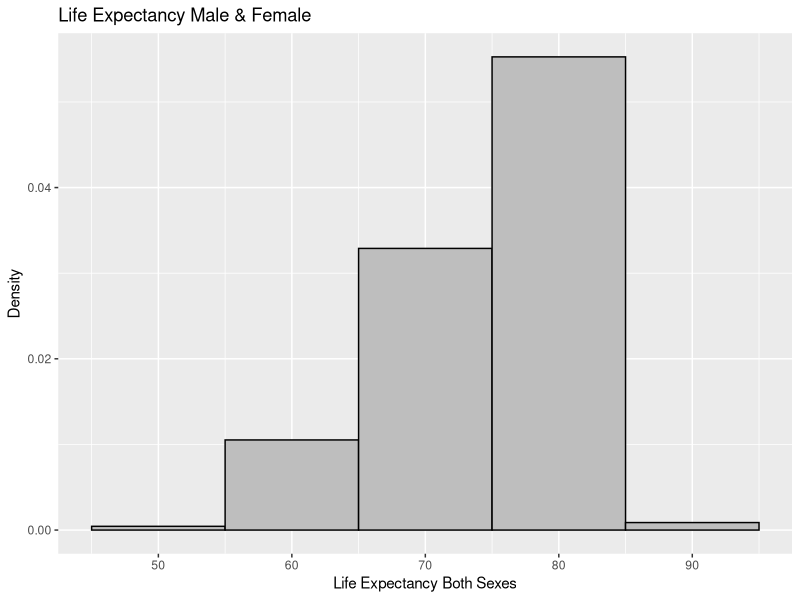
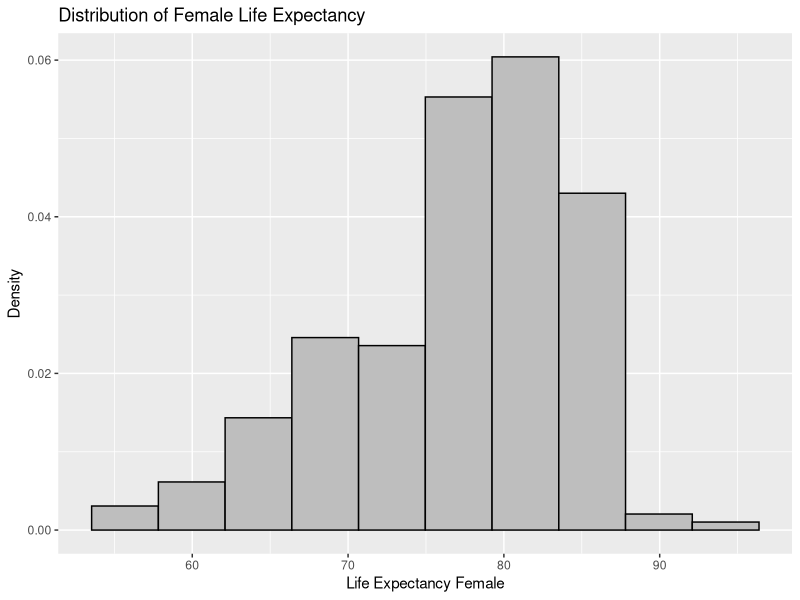
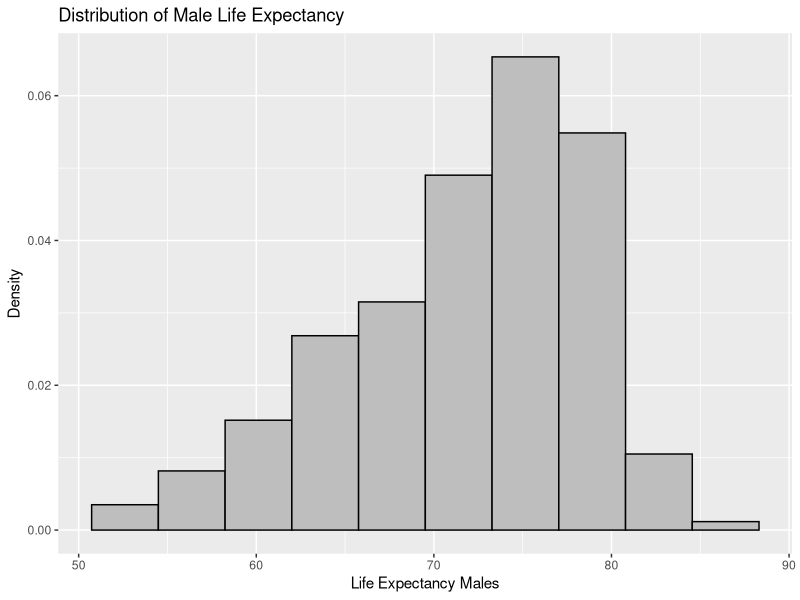
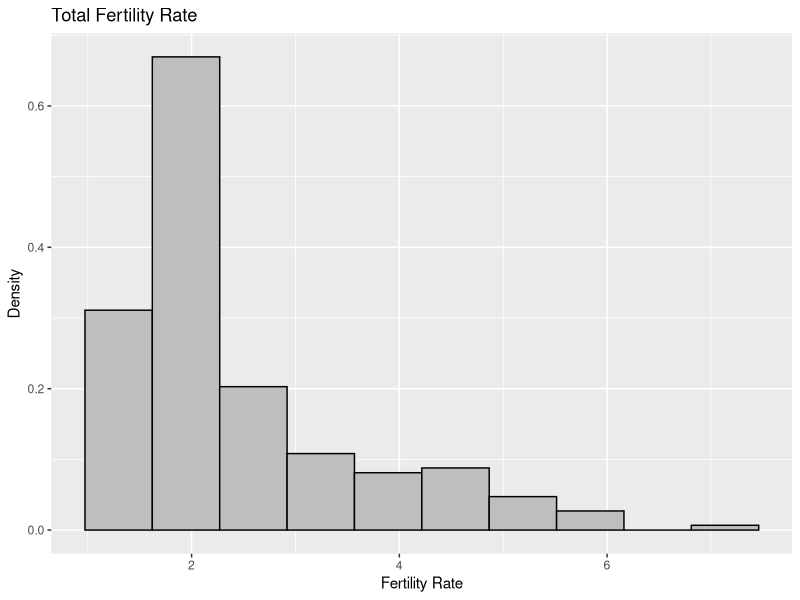
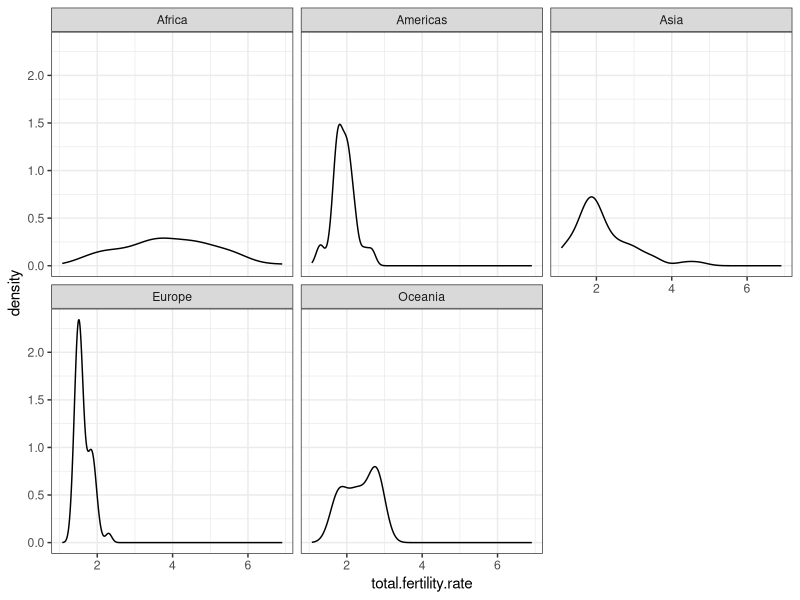
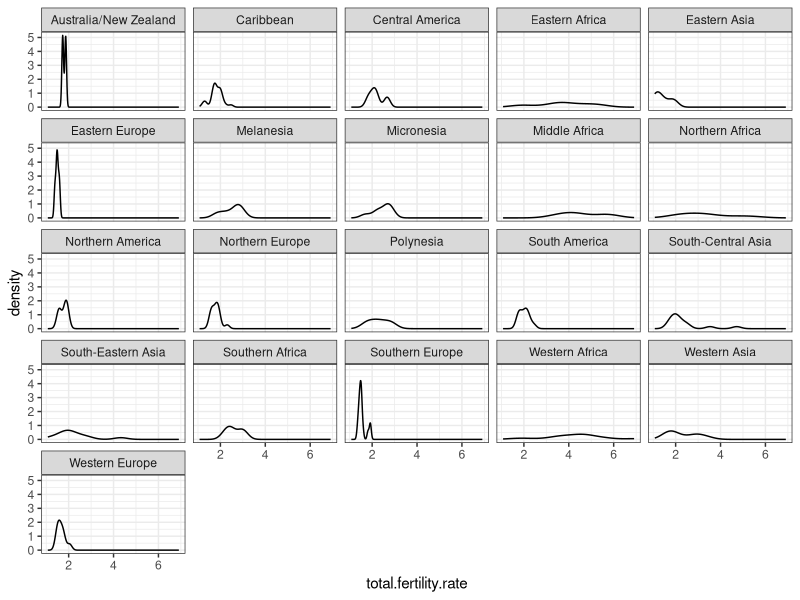
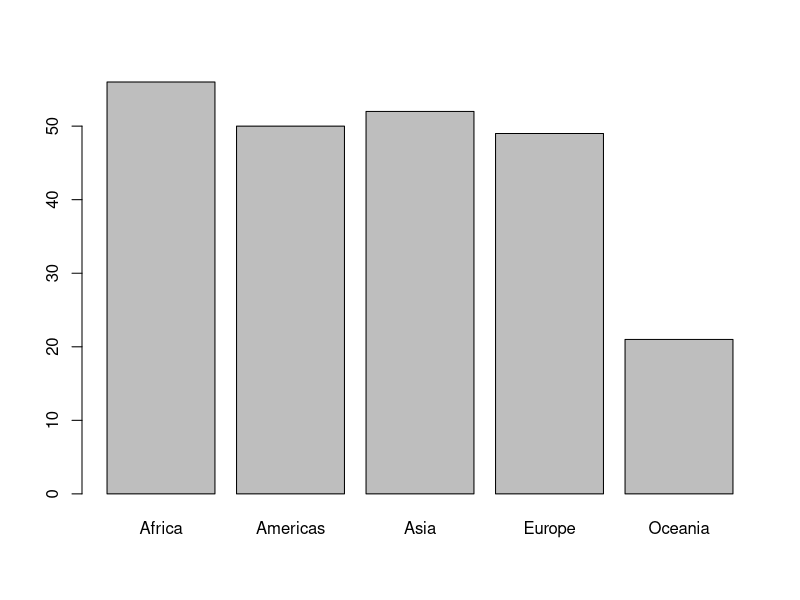
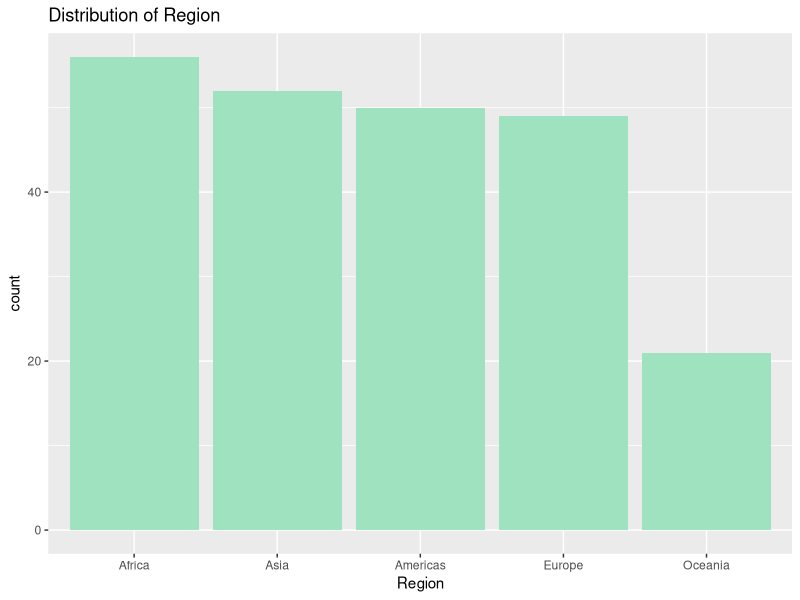

Source code (R) for these figures, in order: (Note: this script raises an error after producing the figures.)
# COURSE: Introductory to Case Study
# PROJECT TITLE: Descriptive Analysis of Demographic Data (Project 1)
# DATE CREATED: 18 October 2021 # To be submitted latest by 12 November 2021 #
# InSTRUCTOR: Pof.Dr. Sonja Kuhnt, Dr.Paul Wiemann, Dr.Birte Hellwig, M.sc. Hendrik Dohme
# SCRIPT OWNER: Opeyemi Ayanwale (236783)
# PROJECT GROUP: Group 7
# Last changes:05/11/2021
# Submission Date: 08/11/2021

#############################
# R SETUP
#############################

## Download relevant R packages with the following command:
#install.packages()
install.packages(c("ggplot2", "data.table", "dplyr", "tidyverse"))

# 1.	Load the R package needed and with library()
#library()
library(ggplot2)
library(data.table)
library(dplyr)
library(tidyverse)

#############################
# DATA SETUP
#############################

# 2. Download the dataset "Census_Data" and store it locally in a directory.
#    Set your working directory to this directory with setwd().
getwd()

#setwd("___")
setwd("C:/Users/opeye/OneDrive/Desktop/TU_Dortmund_DataScience/Intro_Case Studies/Census_Data")

# 3. Import the data using the read.csv function and store it in a variable named census_data#
census_data <- read.csv("census_2021_2001.csv")

# 4. Check whether the dataset was correctly loaded:
#    to view the whole dataset: View() #
View(census_data)
str(census_data)
names(census_data)
head(census_data)

# 5. Check for missig values
# to know how many missing value in the variable: sum(is.na()) #
sum(is.na(census_data))
sum(is.na(census_data$country))
sum(is.na(census_data$genc))
sum(is.na(census_data$subregion))
sum(is.na(census_data$region))
sum(is.na(census_data$year))
sum(is.na(census_data$total.fertility.rate))
sum(is.na(census_data$life.expectancy.both.sexes))
sum(is.na(census_data$life.expectancy.males))
sum(is.na(census_data$life.expectancy.females))

# without having to count d missing value we can also
which(is.na(census_data$genc)) # number 281 & 282 is our missing value 
#but its actually not a missing data but an abbr  NA for Nambia.

which(is.na(census_data$total.fertility.rate)) # number 235 325 379 385 393 429 is our missing value

which(is.na(census_data$life.expectancy.both.sexes)) # number 235 325 379 385 393 429 is our missing value

which(is.na(census_data$life.expectancy.males)) # number 235 325 379 385 393 429 is our missing value

which(is.na(census_data$life.expectancy.females)) # number 235 325 379 385 393 429 is our missing value

#6. Data Cleanup: Remove NA rows in R and replacing NA in genc Nambia with NM
# Replacing the abbrevation of Nambia(NA) in column genc with (NM) 
census_data$genc[is.na(census_data$genc)] <- "NM"
View(census_data)
View(census_data$genc)

# Re-check for missing values
sum(is.na(census_data$genc)) # no more missing value here as NA which stands for Nambia has been replace with NM
sum(is.na(census_data))

# Removing Rows with NA na.omit()
census_data2 <- na.omit(census_data)
View(census_data2)
summary(census_data2)
#7. Filter Data for year 2021 
census_data2021 <- filter(census_data2, census_data2$year == 2021)

View(census_data2021)
str(census_data2021)
head(census_data2021)
census_data2021[1:10, ]
summary(census_data$country)


#############################
# DESCRIPTIVE STATISTICS
#############################

#8. QUESTION 1: Descriptive statistics for variables ######## for task 1 #######

summary(census_data2021) # basic descriptive for all variables
sd(census_data2021$life.expectancy.males)
sd(census_data2021$life.expectancy.females)
sd(census_data2021$life.expectancy.both.sexes)
sd(census_data2021$total.fertility.rate)

#for more detailed descriptive, the "psych" package is required
install.packages("psych") # required only the first time
library(psych)
help(psych) # is also used for factor analysis

describe(census_data2021) # gives more detail descriptive for all variables


#9. Frequency tables for categorical data
table(census_data2021$subregion)
table(census_data2021$region)


#10. Data visualization

#GGPLOT: Histogram (Single numeric variables)
#ggplot(data, aes(num)) + 
#geom_histogram(binwidth/bins = 10, color= 'black', fill= 'light blue', alpha= 5) +
#xlab('Number') + ylab('Frquency/count') + ggtitle('Histogram')


ggplot(census_data2021, aes(life.expectancy.both.sexes)) + 
  geom_histogram(aes(y=..density..), binwidth = 10, color= 'black', fill= 'grey', alpha= 5) +
  xlab('Life Expectancy Both Sexes') + ylab('Density') + ggtitle('Life Expectancy Male & Female')

ggplot(census_data2021, aes(life.expectancy.females)) + 
  geom_histogram(aes(y=..density..), bins = 10, color= 'black', fill= 'grey', alpha= 5) +
  xlab('Life Expectancy Female') + ylab('Density') + ggtitle('Distribution of Female Life Expectancy')

ggplot(census_data2021, aes(life.expectancy.males)) + 
  geom_histogram(aes(y=..density..), bins = 10, color= 'black', fill= 'grey', alpha= 5) +
  xlab('Life Expectancy Males') + ylab('Density') + ggtitle('Distribution of Male Life Expectancy')

ggplot(census_data2021, aes(total.fertility.rate)) + 
  geom_histogram(aes(y=..density..), bins = 10, color= 'black', fill= 'grey', alpha= 5) +
  xlab('Fertility Rate') + ylab('Density') + ggtitle('Total Fertility Rate')



######### Let see the distribution of fertility rate by subregion and region ##########
ggplot(census_data2021, aes(total.fertility.rate)) + 
  geom_density() +
  facet_wrap(~region) +
  theme_bw()

ggplot(census_data2021, aes(total.fertility.rate)) + 
  geom_density() +
  facet_wrap(~subregion) +
  theme_bw()



##Barplot for categorical variable
barplot(table(census_data2021$region))   #### OR using GGPLOT #####

ggplot(census_data2021, aes(fct_infreq(region))) +
  geom_bar(fill = "#9FE2BF") +
  xlab("Region") + ggtitle("Distribution of Region")

ggplot(census_data2021, aes(fct_infreq(subregion))) +
  geom_bar(fill = "#E9967A") +
  coord_flip() +
  xlab("Subregion") + ggtitle("Distribution of Subregion")

ggsave()



#11. QUESTION 2:  Correlation ####### for task 2 ############
attach(census_data2021) #so that i can mention a variable without writing the data

cor(total.fertility.rate, life.expectancy.females) 

cor(total.fertility.rate, life.expectancy.males)

cor(total.fertility.rate, life.expectancy.both.sexes)



#12. Data visualization

#Exploring correlation between Life Expectancy and Fertility Rate for both sexes
plot(total.fertility.rate, life.expectancy.both.sexes, main="Life Expectancy vs Fertility Rate in Both Sexes",
     xlab="Total Fertility Rate", ylab="Life Expectancy - Both Sexes", pch=20)  


#Exploring correlation between Life Expectancy for male and Fertility Rate 
plot(total.fertility.rate, life.expectancy.males, main="Life Expectancy vs Fertility Rate in Male",
     xlab="Total Fertility Rate", ylab="Life Expectancy - Male", pch=20)


#Exploring correlation between Life Expectancy for female and Fertility Rate
plot(total.fertility.rate, life.expectancy.females, main="Life Expectancy vs Fertility Rate in Female",
     xlab=" Total Fertility Rate", ylab="Life Expectancy - Female", pch=20)



#13. QUESTION 3:  Variability of the values in the individual subregions #task 3#

#################Using the ggplot (method 1)#####################
#Boxplot of Life Expectancy by Subregion
ggplot(census_data2021, aes(life.expectancy.both.sexes, subregion, fill=subregion)) +
  geom_boxplot() +
  xlab("Life Expectancy Both Sexes") + ggtitle("Life Expectancy by Subregion")


#Boxplot of Fertility Rate by Subregion
ggplot(census_data2021, aes(total.fertility.rate, subregion, fill=subregion)) +
  geom_boxplot() +
  xlab("Total Fertility Rate") + ggtitle("Fertility Rate by Subregion")


#################OR Using the basic R plot (method 2)###############
#Boxplot of Life Expectancy by Subregion
boxplot(life.expectancy.both.sexes~subregion,data=census_data2021, main="Life Expectancy by Subregion",
        xlab="Life Expectancy Both Sexes", ylab="", horizontal=TRUE,las=1)


#Boxplot of Fertility Rate by Subregion
boxplot(total.fertility.rate~subregion,data=census_data2021, main="Fertility Rate by Subregion",
        xlab="Total Fertility Rate", ylab="", horizontal=TRUE,las=1)


#14. QUESTION 4:  comparing 2001 with 2021?  #task 4#
#Boxplot comparing Life Expectancy by Year
boxplot(life.expectancy.both.sexes~year,data=census_data2, main="Life Expectancy by Year",
        xlab="Year", ylab="Life Expectancy - Both Sexes")

boxplot(life.expectancy.males~year,  data=census_data2, main="Life Expectancy Male by Year",
        xlab="Year", ylab="Life Expectancy Male")

boxplot(life.expectancy.females~year,  data=census_data2, main="Life Expectancy Male by Year",
        xlab="Year", ylab="Life Expectancy Female")

#Boxplot comparing Fertility Rate by Year
boxplot(total.fertility.rate~year,data=census_data2, main="Fertility Rate by Year",
        xlab="Year", ylab="Fertility Rate")

